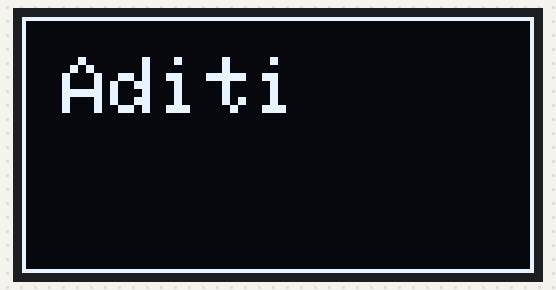
The sketch below on a simulated Arduino Uno, built with avr-gcc and run on an emulated ATmega328P. Parts: 128×64 one-colour display.

Above: at 0.2 s.

The sketch:

OLED_rect.ino
```cpp
#include <Wire.h>
#include <Adafruit_SSD1306.h>
#include <Adafruit_GFX.h>
int i,j;
#define OLED_ADDR   0x3C    // OLED display TWI address

Adafruit_SSD1306 OLED(-1);

void setup() {
  OLED.begin(SSD1306_SWITCHCAPVCC, OLED_ADDR);        // initialize and clear display
  OLED.clearDisplay();
  OLED.display();

  for(i=0;i<64;i++){      //make rectangle with single pixels
    OLED.drawPixel(0, i, WHITE);
    OLED.drawPixel(127, i, WHITE);
  }
  for(j=0;j<128;j++){
    OLED.drawPixel(j, 0, WHITE);
    OLED.drawPixel(j, 63, WHITE);
  }
  OLED.display();
  OLED.setTextSize(2);     //set text size
  OLED.setTextColor(WHITE);    //set text color

  OLED.setCursor(10,10);
  OLED.print("Aditi");
  OLED.display();
}

void loop() {

}
```
